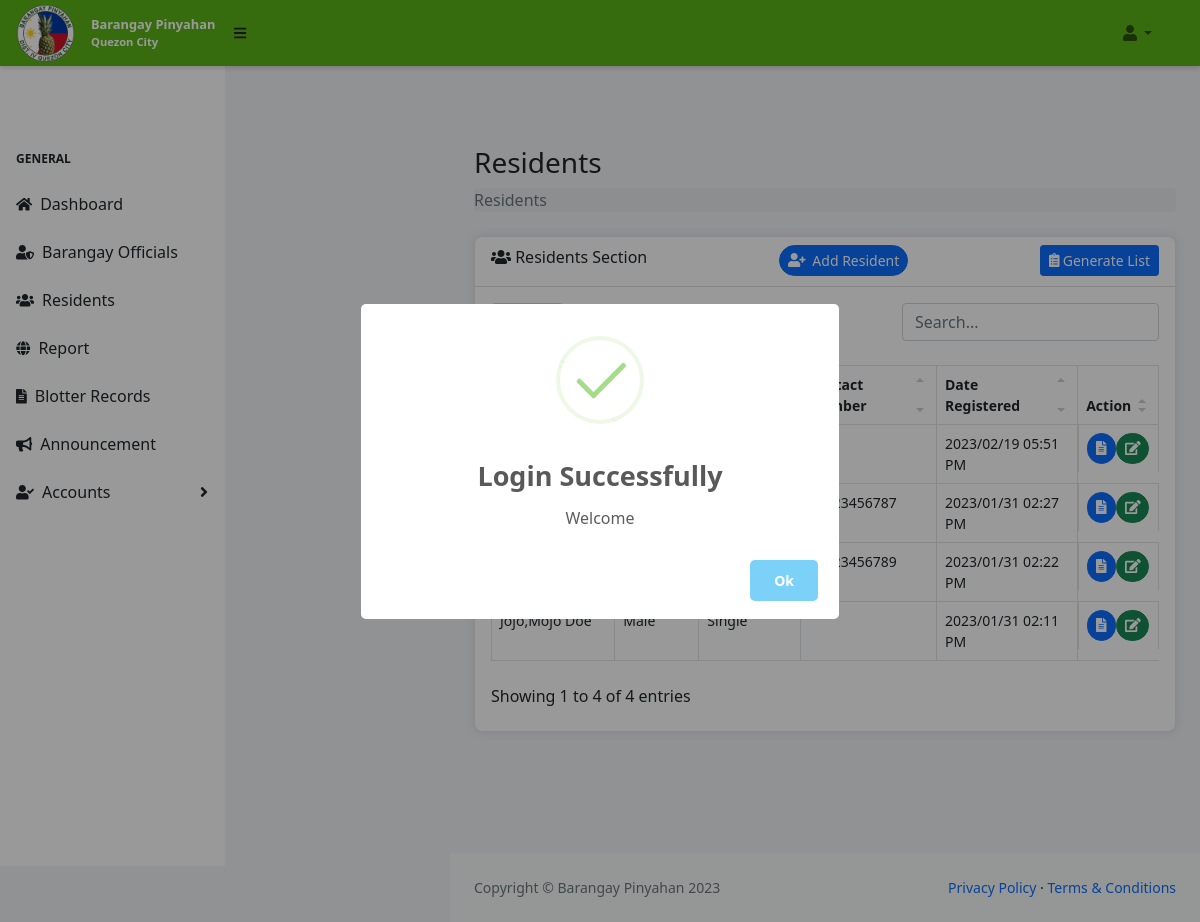
/residents/index (signed in), run on the app's committed database.
### tables this page shows
CREATE TABLE `resident` (
  `id` int(11) NOT NULL,
  `last_name` varchar(255) NOT NULL,
  `first_name` varchar(255) NOT NULL,
  `middle_name` varchar(255) NOT NULL,
  `suffix` varchar(255) NOT NULL,
  `gender` varchar(255) NOT NULL,
  `birth_date` date NOT NULL,
  `birth_place` varchar(255) NOT NULL,
  `civil_status` varchar(255) NOT NULL,
  `nationality` varchar(255) NOT NULL,
  `religion` varchar(255) NOT NULL,
  `occupation` varchar(255) NOT NULL,
  `contact_number` varchar(255) NOT NULL,
  `pwd` varchar(255) NOT NULL,
  `pwd_id` varchar(255) NOT NULL,
  `family_monthly_income` int(11) NOT NULL,
  `indigent` varchar(255) NOT NULL,
  `solo_parent` varchar(255) NOT NULL,
  `solo_parent_id` varchar(255) NOT NULL,
  `voter` varchar(255) NOT NULL,
  `pantawid_pamilya` varchar(255) NOT NULL,
  `purok` varchar(255) NOT NULL,
  `house_no` varchar(255) NOT NULL,
  `street` varchar(255) NOT NULL,
  `to_contact_fullname` varchar(255) NOT NULL,
  `to_contact_relationship` varchar(255) NOT NULL,
  `to_contact_number` varchar(255) NOT NULL,
  `to_contact_address` varchar(255) NOT NULL,
  `national_id_no` varchar(255) NOT NULL,
  `philhealth_no` varchar(255) NOT NULL,
  `sss_no` varchar(255) NOT NULL,
  `pagibig_no` varchar(255) NOT NULL,
  `tin_no` varchar(255) NOT NULL,
  `voter_id_no` varchar(255) NOT NULL,
  `covid_status` varchar(255) NOT NULL,
  `vaccinated` varchar(255) NOT NULL,
  `date_registered` datetime NOT NULL,
  `date_death` date NOT NULL,
  `status` varchar(255) NOT NULL,
  `profile_pic` varchar(255) NOT NULL,
  `added_by` varchar(255) NOT NULL,
  `updated_by` varchar(255) NOT NULL
);

### app/controllers/Residents.php (called while the page is built, shortened)
<?php
class Residents extends Controller {
    public function __construct() {
        $this->residentModel = $this->model('Resident');
    }
    public function index(){
        $residents = $this->residentModel->findAllResidents();
        $data = [
            'residents' => $residents
        ];
        $this->view('residents/index', $data);
    }
}

### app/libraries/Core.php (called while the page is built, shortened)
<?php
 class Core {
     protected $currentMethod = 'index';
    public function __construct(){
        $url = $this->getUrl();
        if (isset($url[0])) {
            if(file_exists('../app/controllers/' . ucwords($url[0]) . '.php')){
                unset($url[0]);
            }
        }
        $this->currentController = new $this->currentController;
        if(isset($url[1])){
            if(method_exists($this->currentController, $url[1])){
                $this->currentMethod = $url[1];
                unset($url[1]);
            }
        }
        $this->params = $url ? array_values($url) : [];
        call_user_func_array([$this->currentController, $this->currentMethod], $this->params);
    }
     public function getUrl(){
         if(isset($_GET['url'])){
             $url = rtrim($_GET['url'], '/');
             $url = filter_var($url, FILTER_SANITIZE_URL);
             $url = explode('/', $url);
             return $url;
         }
     }
}

### app/require.php (called while the page is built, shortened)
<?php
    require_once 'libraries/Core.php';
    require_once 'libraries/Database.php';
    $init = new Core();

### public/index.php (called while the page is built)
<?php
    require_once '../app/require.php';

### app/libraries/Database.php (called while the page is built, shortened)
<?php
class Database {
     private $dbHost = DB_HOST;
     private $dbUser = DB_USER;
     private $dbPass = DB_PASS;
     private $dbName = DB_NAME;
     private $statement;
     private $dbHandler;
     public function __construct() {
        $conn = 'mysql:host=' . $this->dbHost . ';port=330;dbname=' . $this->dbName;
        $options = array(
            PDO::ATTR_PERSISTENT => true,
            PDO::ATTR_ERRMODE => PDO::ERRMODE_EXCEPTION
        );
        try {
            $this->dbHandler = new PDO($conn, $this->dbUser, $this->dbPass, $options);
        } catch(PDOException $e){
            $this->error = $e->getMessage();
            echo $this->error;
        }
     }
     public function query($sql) {
         $this->statement = $this->dbHandler->prepare($sql);
     }
     public function execute() {
        return $this->statement->execute();
     }
     public function resultSet() {
        $this->execute();
        return $this->statement->fetchAll(PDO::FETCH_OBJ);
     }
}

### app/models/Resident.php (called while the page is built, shortened)
<?php
class Resident {
    private $db;
    public function __construct(){
        $this->db = new Database;
    }
    public function findAllResidents() {
        $this->db->query('SELECT * FROM resident ORDER BY date_registered DESC');
        $results = $this->db->resultSet();
        return $results;
    }
}

### app/views/residents/index.php (the view, shortened to what this page needs)
<?php
    require APPROOT . '/views/includes/head.php';
?>
<?php
    if($_SESSION['account_type'] == 1){
        require APPROOT . '/views/includes/admin/navigation.php';
    }
?>
<div id="layoutSidenav_content">
                <main>
                    <div class="container-fluid px-4">
                        <h3 class="mt-4">Residents</h3>
                        <ol class="breadcrumb mb-4">
                            <li class="breadcrumb-item active">Residents</li>
                        </ol>
                            <div class="card mb-4">
                                <div class="card-header">
                                    <div class="d-flex justify-content-between">
                                        <div class="">
                                        <i class="fas fa-users"></i>
                                        Residents Section
                                        </div>
                                        <div class="">
                                            <button type="button" id="addResidentBtn" class="btn btn-primary btn-sm rounded-pill" data-bs-toggle="modal" data-bs-target="#modalAddResident">
                                            <i class="fas fa-user-plus"></i>&nbsp; Add Resident
                                            </button>
                                        </div>
                                        <div class="">
                                            <a type="button" href="<?php echo URLROOT. '/residents/generate_resident' ?>" id="addResidentBtn" class="btn btn-primary btn-sm">
                                            <i class="fas fa-clipboard-list"></i>&nbsp;Generate List
                                            </a>
                                        </div>
                                    </div>
                                </div>
                                <div class="card-body " id="printThis">
                                    <table id="datatablesSimple">
                                        <thead>
                                            <tr>
                                                <th>Name</th>
                                                <th>Gender</th>
                                                <th>Civil Status</th>
                                                <th>Contact Number</th>
                                                <th>Date Registered</th>
                                                <th>Action</th>
                                            </tr>
                                        </thead>
                                        <tbody>
                                        <?php foreach ($data['residents'] as $resident):?>
                                            <tr>
                                                <td><?php echo $resident->last_name . ',' . $resident->first_name . ' ' .$resident->middle_name. ' ' . $resident->suffix; ?></td>
                                                <td><?php echo $resident->gender;?></td>
                                                <td><?php echo $resident->civil_status;?></td>
                                                <td><?php echo $resident->contact_number;?></td>
                                                <td><?php echo date('Y/m/d h:i A', strtotime($resident->date_registered))?></td>
                                                <td class="d-flex justify-content-evenly">
                                                    <button class="btn btn-primary btn-sm rounded-pill viewResidentbtn"  data-bs-toggle="modal" data-id="<?php echo $resident->id?>" data-bs-target="#modalViewResident"><i class="fas fa-file-alt"></i></button>
                                                    <button class="btn btn-success btn-sm rounded-pill editResidentbtn" id="editOpen" data-bs-toggle="modal" data-id="<?php echo $resident->id?>" data-bs-target="#modalEditResident" ><i class="fas fa-edit"></i></button>
                                                </td>
                                            </tr>
                                        <?php endforeach; ?>
                                        </tbody>
                                    </table>
                                </div>
                            </div>
                    </div>
                </main>
<?php
    require APPROOT . '/views/includes/footer.php';
?>

### public/css/datatables.css (style rules this page uses)
.dataTable-table { max-width: 100%; width: 100%; border-spacing: 0; border-collapse: separate; }
.dataTable-table > tbody > tr > td, .dataTable-table > tbody > tr > th, .dataTable-table > tfoot > tr > td, .dataTable-table > tfoot > tr > th, .dataTable-table > thead > tr > td, .dataTable-table > thead > tr > th { vertical-align: top; padding: 8px 10px; }
.dataTable-table > thead > tr > th { vertical-align: bottom; text-align: left; border-bottom: 1px solid #d9d9d9; }
.dataTable-table th { vertical-align: bottom; text-align: left; }

### public/css/main.css (style rules this page uses)
a { text-decoration: none; }
* { padding: 0; margin: 0; box-sizing: border-box; }
body { background: #f0f2f5; }
.card { border: 0; box-shadow: 0px 0px 10px 0px rgba(82, 63, 105, 0.1); -webkit-box-shadow: 0px 0px 10px 0px rgba(82, 63, 105, 0.1); -moz-box-shadow: 0px 0px 10px 0px rgba(82, 63, 105, 0.1); -ms-box-shadow: 0px 0px 10px 0px rgba(82, 63, 105, 0.1); }
.card { position: relative; display: flex; flex-direction: column; min-width: 0; word-wrap: break-word; background-color: #ffffff; background-clip: border-box; border: 1px solid #e6e4e9; border-radius: 8px; }
.card .card-header { background: none; font-weight: 500; align-items: center; min-height: 50px; }
.card-header:first-child { border-radius: calc(8px - 1px) calc(8px - 1px) 0 0; }

### data on the page
resident: date_registered "2023/02/19 05:51 PM"
resident: contact_number "09123456787", date_registered "2023/01/31 02:27 PM"
resident: contact_number "09123456789", date_registered "2023/01/31 02:22 PM"
resident: last_name "Jojo", first_name "Mojo", middle_name "Doe", gender "Male", civil_status "Single", date_registered "2023/01/31 02:11 PM"
